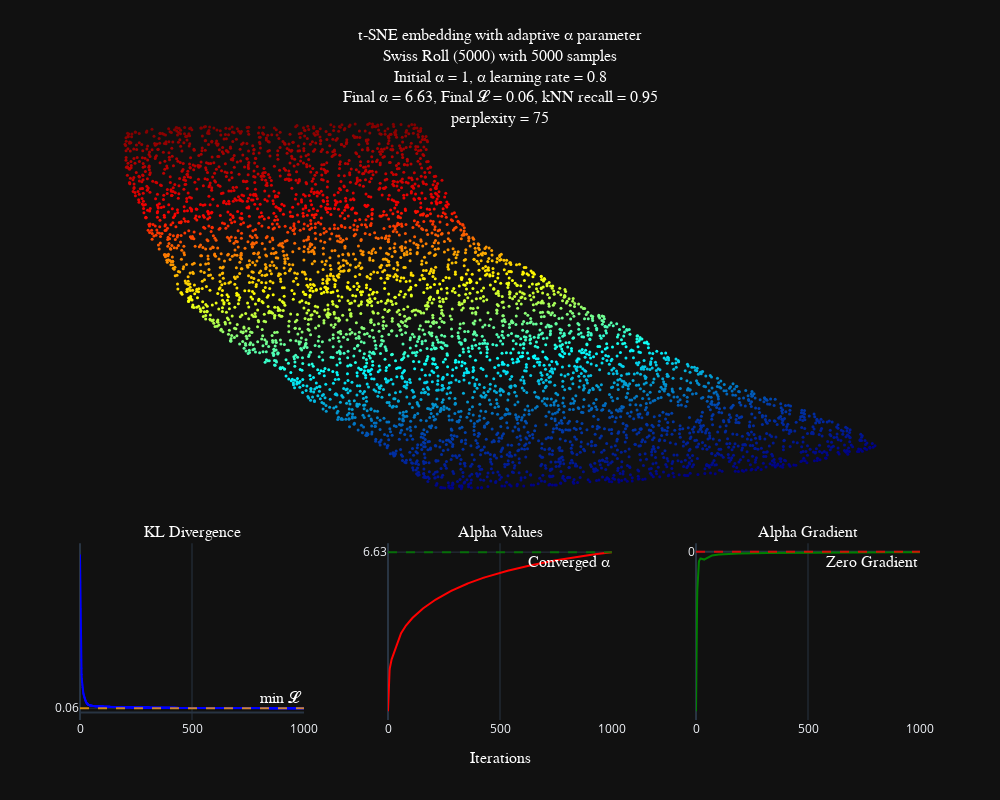

Notebook cell for this chart:
### Code cell
plot_tsne_result(optsne_optimized, labels=swiss_5k.labels,black_template=True, additional_title="perplexity = 75")

### Figure 1 — Plotly figure (JSON) as saved in the notebook; plotly's stock layout.template omitted (floating-point values rounded to 4 significant figures; data arrays with more than 128 entries replaced by an {"elided": "..."} marker saying what was removed)
{"data": [{"marker": {"color": {"elided": "5000 float values"}, "colorscale": [[0, "rgb(0,0,131)"], [0.2, "rgb(0,60,170)"], [0.4, "rgb(5,255,255)"], [0.6, "rgb(255,255,0)"], [0.8, "rgb(250,0,0)"], [1, "rgb(128,0,0)"]], "showscale": false, "size": 3}, "mode": "markers", "name": "t-SNE Embedding", "type": "scatter", "x": {"elided": "5000 float values"}, "xaxis": "x", "y": {"elided": "5000 float values"}, "yaxis": "y"}, {"line": {"color": "blue"}, "marker": {"color": "blue", "size": 2}, "mode": "markers+lines", "name": "KL Divergence", "type": "scatter", "x": {"elided": "1000 int values"}, "xaxis": "x2", "y": {"elided": "1000 float values"}, "yaxis": "y2"}, {"line": {"color": "red"}, "mode": "lines", "name": "Alpha Values", "type": "scatter", "x": {"elided": "1000 int values"}, "xaxis": "x3", "y": {"elided": "1000 float values"}, "yaxis": "y3"}, {"line": {"color": "green"}, "mode": "lines", "name": "Alpha Gradient", "type": "scatter", "x": {"elided": "1000 int values"}, "xaxis": "x4", "y": {"elided": "1000 float values"}, "yaxis": "y4"}], "layout": {"annotations": [{"font": {"color": "white", "family": "Courier New, monospace", "size": 16}, "showarrow": false, "text": "KL Divergence", "x": 0.1333, "xanchor": "center", "xref": "paper", "y": 0.285, "yanchor": "bottom", "yref": "paper"}, {"font": {"color": "white", "family": "Courier New, monospace", "size": 16}, "showarrow": false, "text": "Alpha Values", "x": 0.5, "xanchor": "center", "xref": "paper", "y": 0.285, "yanchor": "bottom", "yref": "paper"}, {"font": {"color": "white", "family": "Courier New, monospace", "size": 16}, "showarrow": false, "text": "Alpha Gradient", "x": 0.8667, "xanchor": "center", "xref": "paper", "y": 0.285, "yanchor": "bottom", "yref": "paper"}, {"font": {"color": "white", "family": "Courier New, monospace", "size": 16}, "showarrow": false, "text": "min 𝓛", "x": 1, "xanchor": "right", "xref": "x2 domain", "y": 0.06475, "yanchor": "bottom", "yref": "y2"}, {"font": {"color": "white", "family": "Courier New, monospace", "size": 16}, "showarrow": false, "text": "Converged α", "x": 1, "xanchor": "right", "xref": "x3 domain", "y": 6.632, "yanchor": "top", "yref": "y3"}, {"font": {"color": "white", "family": "Courier New, monospace", "size": 16}, "showarrow": false, "text": "Zero Gradient", "x": 1, "xanchor": "right", "xref": "x4 domain", "y": 0, "yanchor": "top", "yref": "y4"}], "height": 800, "shapes": [{"line": {"color": "orange", "dash": "dash"}, "opacity": 0.8, "type": "line", "x0": 0, "x1": 1, "xref": "x2 domain", "y0": 0.06475, "y1": 0.06475, "yref": "y2"}, {"line": {"color": "green", "dash": "dash"}, "opacity": 0.8, "type": "line", "x0": 0, "x1": 1, "xref": "x3 domain", "y0": 6.632, "y1": 6.632, "yref": "y3"}, {"line": {"color": "red", "dash": "dash"}, "opacity": 0.8, "type": "line", "x0": 0, "x1": 1, "xref": "x4 domain", "y0": 0, "y1": 0, "yref": "y4"}], "showlegend": false, "title": {"font": {"color": "white", "family": "Courier New, monospace", "size": 16}, "text": "t-SNE embedding with adaptive α parameter<br>Swiss Roll (5000) with 5000 samples<br>Initial α = 1, α learning rate = 0.8<br>Final α = 6.63, Final 𝓛 = 0.06, kNN recall = 0.95<br>perplexity = 75", "x": 0.5, "y": 0.95, "yanchor": "top"}, "width": 1000, "xaxis": {"anchor": "y", "domain": [0, 1], "showgrid": false, "showticklabels": false, "zeroline": false}, "xaxis2": {"anchor": "y2", "domain": [0, 0.2667], "range": [0, 1000], "ticktext": ["0", "500", "1000"], "tickvals": [0, 500, 1000]}, "xaxis3": {"anchor": "y3", "domain": [0.3667, 0.6333], "range": [0, 1000], "ticktext": ["0", "500", "1000"], "tickvals": [0, 500, 1000], "title": {"font": {"color": "white", "family": "Courier New, monospace", "size": 16}, "text": "Iterations"}}, "xaxis4": {"anchor": "y4", "domain": [0.7333, 1], "range": [0, 1000], "ticktext": ["0", "500", "1000"], "tickvals": [0, 500, 1000]}, "yaxis": {"anchor": "x", "domain": [0.335, 1.0], "showgrid": false, "showticklabels": false, "zeroline": false}, "yaxis2": {"anchor": "x2", "domain": [0, 0.285], "ticktext": ["0.06"], "tickvals": [0.06475]}, "yaxis3": {"anchor": "x3", "domain": [0, 0.285], "ticktext": ["6.63"], "tickvals": [6.632]}, "yaxis4": {"anchor": "x4", "domain": [0, 0.285], "ticktext": ["0"], "tickvals": [0]}}}
